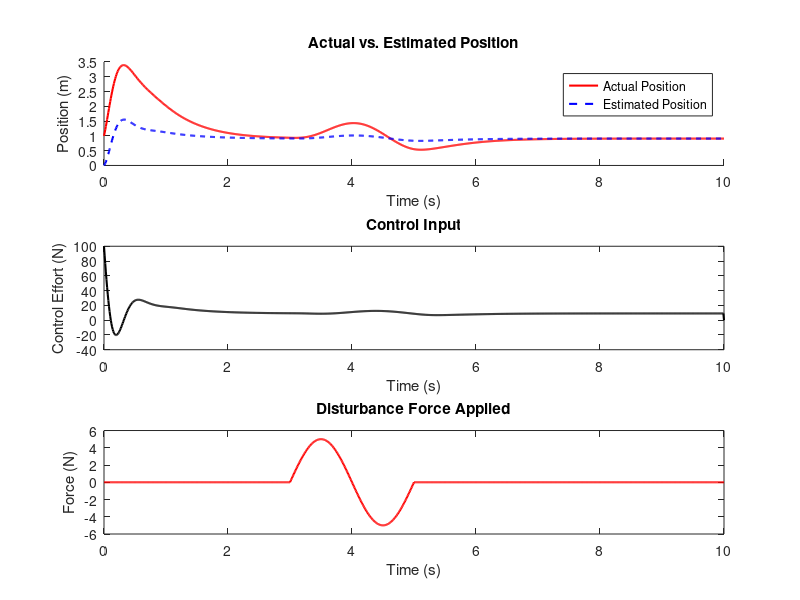

Reproduce this figure in MATLAB.
close all
clearvars
clc

% Parameters for the spring-mass-damper system
m = 1;  % Mass (kg)
k = 10; % Spring constant (N/m)
c = 2;  % Damping coefficient (Ns/m)

% PD controller gains
Kp = 100;
Kd = 10;

% Desired position
desired_position = 1;  % Desired position (m)

% Initial conditions
initial_state = [1; 10];  % Initial [position; velocity]
initial_estimated_state = [0; 0];  % Initial estimated state

% Observer design (Luenberger Observer)
A = [0, 1; -k/m, -c/m];
B = [0; 1/m];
C = [1, 0];
L = place(A', C', [-2, -3])';  % Observer gain for stability

% Simulation settings
dt = 0.01;
t = 0:dt:10;
num_steps = length(t);

% Differentiable disturbance (sine wave) applied from t = 3 to t = 5 seconds
disturbance = zeros(1, num_steps);
disturbance_time_indices = (t >= 3) & (t <= 5);
disturbance(disturbance_time_indices) = 5 * sin(2 * pi * (t(disturbance_time_indices) - 3) / 2);

% State storage
x = zeros(2, num_steps);       % Actual state
x_hat = zeros(2, num_steps);    % Estimated state
position_error = zeros(1, num_steps);
control_input = zeros(1, num_steps);

% Initial values
x(:, 1) = initial_state;
x_hat(:, 1) = initial_estimated_state;

% Simulation loop
for i = 1:num_steps-1
    % Error calculation for PD control based on estimated state
    error_hat = desired_position - x_hat(1, i);
    error_dot_hat = -x_hat(2, i);  % Derivative of error (velocity error)
    
    % PD control based on estimated state
    u_hat = Kp * error_hat + Kd * error_dot_hat;
    
    % Update actual system with disturbance
    dx = A * x(:, i) + B * (u_hat + disturbance(i));
    x(:, i+1) = x(:, i) + dx * dt;
    position_error(i) = desired_position - x(1, i+1);
    
    % Observer state update based on measurement
    y = C * x(:, i);  % Measurement
    dx_hat = A * x_hat(:, i) + B * u_hat + L * (y - C * x_hat(:, i));
    x_hat(:, i+1) = x_hat(:, i) + dx_hat * dt;
    
    % Store control input
    control_input(i) = u_hat;
end

% Plotting
figure;

% Actual position vs. Estimated position
subplot(3,1,1);
hold on;
plot(t, x(1, :), 'r', 'LineWidth', 1.5);
plot(t, x_hat(1, :), 'b--', 'LineWidth', 1.5);
legend('Actual Position', 'Estimated Position');
title('Actual vs. Estimated Position');
xlabel('Time (s)');
ylabel('Position (m)');

% Control input
subplot(3,1,2);
plot(t, control_input, 'k', 'LineWidth', 1.5);
title('Control Input');
xlabel('Time (s)');
ylabel('Control Effort (N)');

% Disturbance plot
subplot(3,1,3);
plot(t, disturbance, 'r', 'LineWidth', 1.5);
title('Disturbance Force Applied');
xlabel('Time (s)');
ylabel('Force (N)');

% Display result
disp('Simulation complete. Review the plots for observer-based control.');
